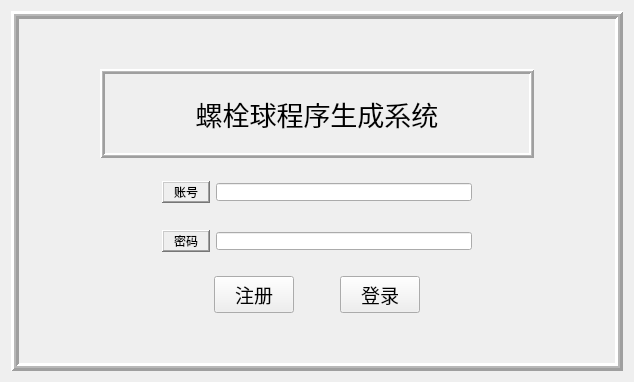
<?xml version="1.0" encoding="UTF-8"?>
<ui version="4.0">
 <class>LoginWindow</class>
 <widget class="QWidget" name="LoginWindow">
  <property name="geometry">
   <rect>
    <x>0</x>
    <y>0</y>
    <width>634</width>
    <height>382</height>
   </rect>
  </property>
  <property name="windowTitle">
   <string>Form</string>
  </property>
  <property name="styleSheet">
   <string notr="true">QLineEdit{
	margin: 0px;
}</string>
  </property>
  <layout class="QGridLayout" name="gridLayout_3">
   <item row="0" column="0">
    <widget class="QFrame" name="frame_2">
     <property name="frameShape">
      <enum>QFrame::Box</enum>
     </property>
     <property name="frameShadow">
      <enum>QFrame::Raised</enum>
     </property>
     <property name="lineWidth">
      <number>3</number>
     </property>
     <property name="midLineWidth">
      <number>2</number>
     </property>
     <layout class="QGridLayout" name="gridLayout_2">
      <item row="0" column="0">
       <layout class="QHBoxLayout" name="horizontalLayout_4" stretch="1,6,1">
        <item>
         <spacer name="horizontalSpacer_3">
          <property name="orientation">
           <enum>Qt::Horizontal</enum>
          </property>
          <property name="sizeHint" stdset="0">
           <size>
            <width>40</width>
            <height>20</height>
           </size>
          </property>
         </spacer>
        </item>
        <item>
         <layout class="QVBoxLayout" name="verticalLayout_3" stretch="1,6,1">
          <item>
           <spacer name="verticalSpacer_3">
            <property name="orientation">
             <enum>Qt::Vertical</enum>
            </property>
            <property name="sizeHint" stdset="0">
             <size>
              <width>20</width>
              <height>40</height>
             </size>
            </property>
           </spacer>
          </item>
          <item>
           <layout class="QVBoxLayout" name="verticalLayout_2" stretch="5,1,4,1,2">
            <item>
             <widget class="QFrame" name="frame">
              <property name="frameShape">
               <enum>QFrame::Box</enum>
              </property>
              <property name="frameShadow">
               <enum>QFrame::Raised</enum>
              </property>
              <property name="lineWidth">
               <number>2</number>
              </property>
              <property name="midLineWidth">
               <number>1</number>
              </property>
              <layout class="QGridLayout" name="gridLayout">
               <item row="0" column="0">
                <widget class="QLabel" name="label">
                 <property name="font">
                  <font>
                   <family>Microsoft YaHei</family>
                   <pointsize>20</pointsize>
                   <italic>false</italic>
                   <bold>false</bold>
                  </font>
                 </property>
                 <property name="styleSheet">
                  <string notr="true">font: 290 20pt &quot;Microsoft YaHei&quot;;
color: rgb(0, 0, 0)</string>
                 </property>
                 <property name="frameShape">
                  <enum>QFrame::NoFrame</enum>
                 </property>
                 <property name="text">
                  <string>螺栓球程序生成系统</string>
                 </property>
                 <property name="alignment">
                  <set>Qt::AlignCenter</set>
                 </property>
                </widget>
               </item>
              </layout>
             </widget>
            </item>
            <item>
             <spacer name="verticalSpacer_2">
              <property name="orientation">
               <enum>Qt::Vertical</enum>
              </property>
              <property name="sizeHint" stdset="0">
               <size>
                <width>20</width>
                <height>40</height>
               </size>
              </property>
             </spacer>
            </item>
            <item>
             <layout class="QHBoxLayout" name="horizontalLayout_3" stretch="1,5,1">
              <item>
               <spacer name="horizontalSpacer">
                <property name="orientation">
                 <enum>Qt::Horizontal</enum>
                </property>
                <property name="sizeHint" stdset="0">
                 <size>
                  <width>40</width>
                  <height>20</height>
                 </size>
                </property>
               </spacer>
              </item>
              <item>
               <layout class="QVBoxLayout" name="verticalLayout" stretch="10,1,10">
                <item>
                 <layout class="QHBoxLayout" name="horizontalLayout">
                  <item>
                   <widget class="QLabel" name="label_2">
                    <property name="styleSheet">
                     <string notr="true">font: 14pt &quot;Microsoft YaHei UI&quot;;
color: rgb(0, 0, 0)</string>
                    </property>
                    <property name="frameShape">
                     <enum>QFrame::WinPanel</enum>
                    </property>
                    <property name="frameShadow">
                     <enum>QFrame::Raised</enum>
                    </property>
                    <property name="text">
                     <string>   账号   </string>
                    </property>
                    <property name="alignment">
                     <set>Qt::AlignCenter</set>
                    </property>
                   </widget>
                  </item>
                  <item>
                   <widget class="QLineEdit" name="lineEdit"/>
                  </item>
                 </layout>
                </item>
                <item>
                 <spacer name="verticalSpacer">
                  <property name="orientation">
                   <enum>Qt::Vertical</enum>
                  </property>
                  <property name="sizeHint" stdset="0">
                   <size>
                    <width>20</width>
                    <height>40</height>
                   </size>
                  </property>
                 </spacer>
                </item>
                <item>
                 <layout class="QHBoxLayout" name="horizontalLayout_2">
                  <item>
                   <widget class="QLabel" name="label_3">
                    <property name="styleSheet">
                     <string notr="true">font: 14pt &quot;Microsoft YaHei UI&quot;;
color: rgb(0, 0, 0)</string>
                    </property>
                    <property name="frameShape">
                     <enum>QFrame::WinPanel</enum>
                    </property>
                    <property name="frameShadow">
                     <enum>QFrame::Raised</enum>
                    </property>
                    <property name="text">
                     <string>   密码   </string>
                    </property>
                    <property name="alignment">
                     <set>Qt::AlignCenter</set>
                    </property>
                   </widget>
                  </item>
                  <item>
                   <widget class="QLineEdit" name="lineEdit_2"/>
                  </item>
                 </layout>
                </item>
               </layout>
              </item>
              <item>
               <spacer name="horizontalSpacer_2">
                <property name="orientation">
                 <enum>Qt::Horizontal</enum>
                </property>
                <property name="sizeHint" stdset="0">
                 <size>
                  <width>40</width>
                  <height>20</height>
                 </size>
                </property>
               </spacer>
              </item>
             </layout>
            </item>
            <item>
             <spacer name="verticalSpacer_6">
              <property name="orientation">
               <enum>Qt::Vertical</enum>
              </property>
              <property name="sizeHint" stdset="0">
               <size>
                <width>20</width>
                <height>40</height>
               </size>
              </property>
             </spacer>
            </item>
            <item>
             <layout class="QHBoxLayout" name="horizontalLayout_6">
              <item>
               <spacer name="horizontalSpacer_6">
                <property name="orientation">
                 <enum>Qt::Horizontal</enum>
                </property>
                <property name="sizeHint" stdset="0">
                 <size>
                  <width>40</width>
                  <height>20</height>
                 </size>
                </property>
               </spacer>
              </item>
              <item>
               <layout class="QHBoxLayout" name="horizontalLayout_5">
                <item>
                 <widget class="QPushButton" name="pushButton">
                  <property name="font">
                   <font>
                    <pointsize>14</pointsize>
                   </font>
                  </property>
                  <property name="text">
                   <string>注册</string>
                  </property>
                 </widget>
                </item>
                <item>
                 <spacer name="horizontalSpacer_5">
                  <property name="orientation">
                   <enum>Qt::Horizontal</enum>
                  </property>
                  <property name="sizeHint" stdset="0">
                   <size>
                    <width>40</width>
                    <height>20</height>
                   </size>
                  </property>
                 </spacer>
                </item>
                <item>
                 <widget class="QPushButton" name="pushButton_2">
                  <property name="font">
                   <font>
                    <pointsize>14</pointsize>
                   </font>
                  </property>
                  <property name="text">
                   <string>登录</string>
                  </property>
                 </widget>
                </item>
               </layout>
              </item>
              <item>
               <spacer name="horizontalSpacer_7">
                <property name="orientation">
                 <enum>Qt::Horizontal</enum>
                </property>
                <property name="sizeHint" stdset="0">
                 <size>
                  <width>40</width>
                  <height>20</height>
                 </size>
                </property>
               </spacer>
              </item>
             </layout>
            </item>
           </layout>
          </item>
          <item>
           <spacer name="verticalSpacer_4">
            <property name="orientation">
             <enum>Qt::Vertical</enum>
            </property>
            <property name="sizeHint" stdset="0">
             <size>
              <width>20</width>
              <height>40</height>
             </size>
            </property>
           </spacer>
          </item>
         </layout>
        </item>
        <item>
         <spacer name="horizontalSpacer_4">
          <property name="orientation">
           <enum>Qt::Horizontal</enum>
          </property>
          <property name="sizeHint" stdset="0">
           <size>
            <width>40</width>
            <height>20</height>
           </size>
          </property>
         </spacer>
        </item>
       </layout>
      </item>
     </layout>
    </widget>
   </item>
  </layout>
 </widget>
 <resources/>
 <connections/>
</ui>
